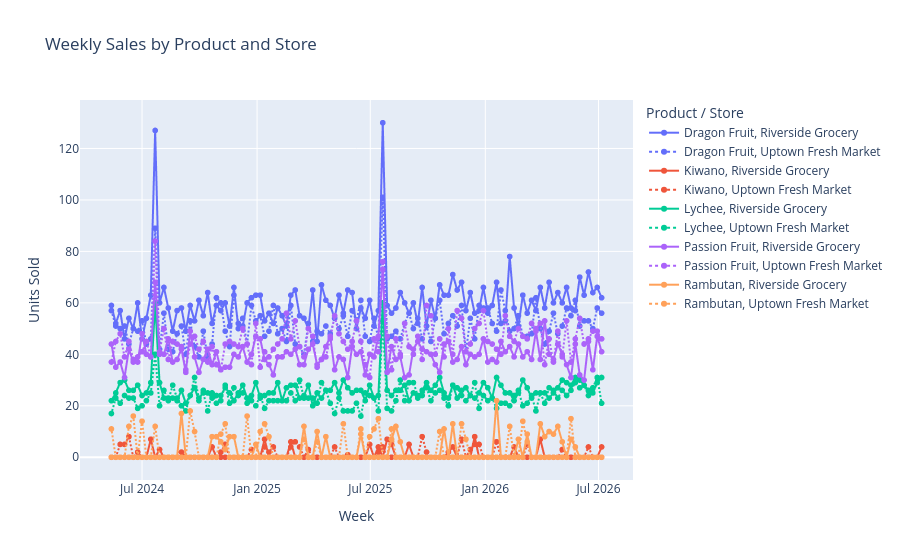

The code cell stored with this chart in its notebook:
### Code cell
import plotly.express as px
# Create a line chart showing weekly sales for all products and stores
fig = px.line(
    df,
    x="week_start_date",   # X-axis: the week/date
    y="units_sold",       # Y-axis: number of units sold
    color="product",      # Use a different color for each product
    line_dash="store",    # Use different line styles for each store
    title="Weekly Sales by Product and Store",
    markers=True          # Display individual weekly observations
)

# Customize the axis labels and legend title
fig.update_layout(
    xaxis_title="Week",
    yaxis_title="Units Sold",
    legend_title="Product / Store"
)

# Display the interactive chart
fig.show()
